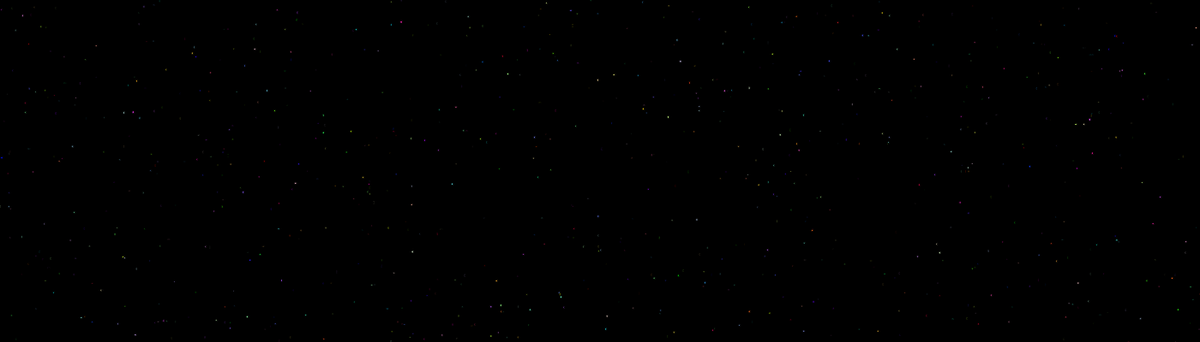
Frame 1 (no input)
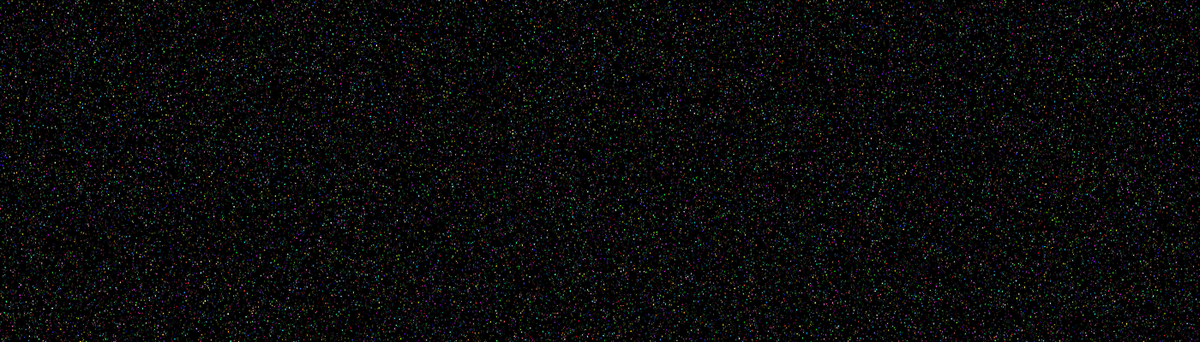
Frame 60 (no input)
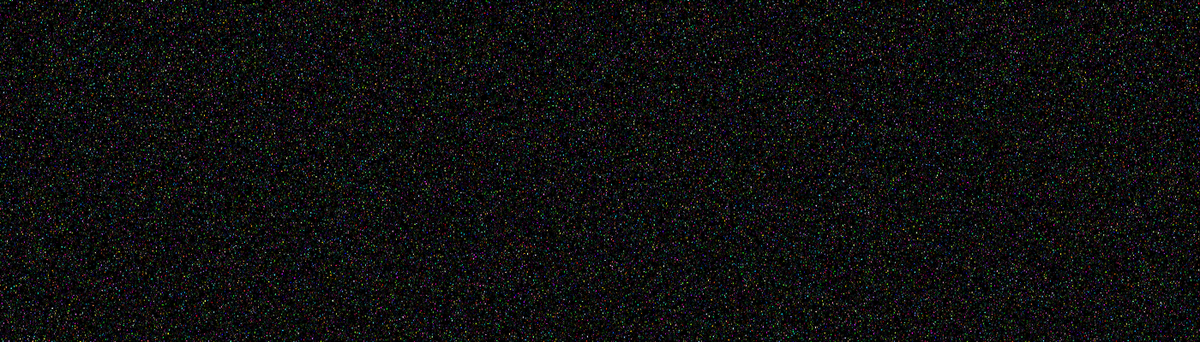
Frame 120 (the mouse pressed at the canvas centre since frame 60)

The p5.js sketch that drew these frames (run headless with seeded random() and noise() and a simulated clock; from frame 60 on, the mouse is pressed at the canvas centre):

// p5.js sketch
// ── sketch.js
function setup() {
    createCanvas(1400, 400);
    background(0, 0, 0);
}

function draw() {
    for (i = 0; i < random(999999); i++) {
        fill(random(255), random(255), random(255));
        ellipse(random(1400), random(400), random(1, 3), random(1, 3));
    }
}
